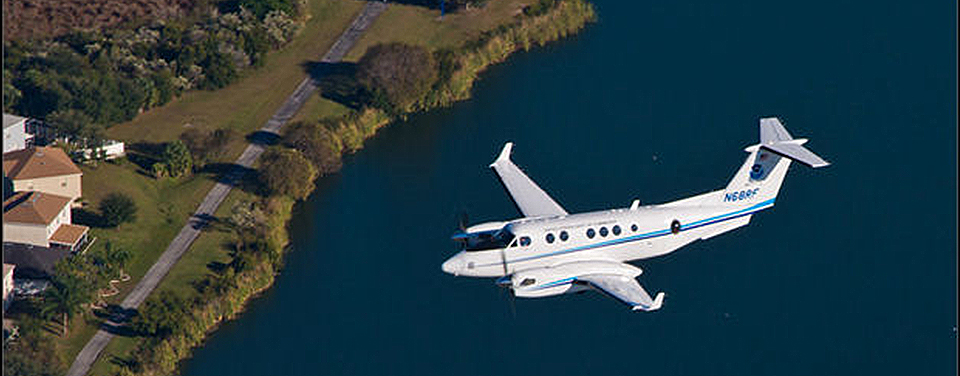
%> input picture Scrips/img1.jpg, 960 x 376 px
$ octave main_full.m   (GNU Octave 9; MATLAB toolbox functions it lacks are replaced by stand-ins)
%> lines starting %> are read from the running program, lines starting %| are printed output that depends on the picture
### Scrips/getImage.m
function[img] = getImage(name, scale)
%> called with name = 'img1.jpg', scale = 2
    img = imread(name);
%> img is the input picture: size 376x960x3 uint8; mean R, G, B 42.6, 63.1, 68.4
    [h, w, c] = size(img);
%> h = 376; w = 960; c = 3
    img = imresize(img, [h/scale, w/scale]);
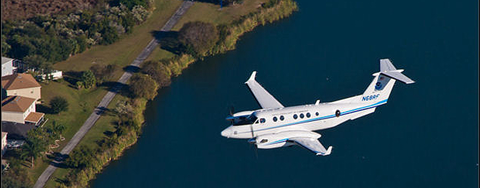
%> img: size 188x480x3 uint8; mean R, G, B 42.6, 63.1, 68.4
end

### Scrips/getSuperPixel.m
function[sp_img, numRows, numCols, N, idx, color, pixelNumList] = getSuperPixel(img, input)
    [L,N] = superpixels(img, input);
    BW = boundarymask(L);
    idx = label2idx(L);

    sp_img = zeros(size(img),'like',img);
    numRows = size(img,1);
    numCols = size(img,2);
    for labelVal = 1:N
        redIdx = idx{labelVal};
        pixelNumList(labelVal, :) = size(redIdx);
        greenIdx = idx{labelVal}+numRows*numCols;
        blueIdx = idx{labelVal}+2*numRows*numCols;
        color(labelVal, :) = [mean(img(redIdx)), mean(img(greenIdx)), mean(img(blueIdx))];
        sp_img = updateImg(sp_img, color, idx, labelVal, 3);
    end
end

### Scrips/updateImg.m
function[img] = updateImg(img, pixelVal, idx, labelVal, channel)
    numRows = size(img,1);
    numCols = size(img,2);
    redIdx = idx{labelVal};
    greenIdx = idx{labelVal}+numRows*numCols;
    blueIdx = idx{labelVal}+2*numRows*numCols;

    if channel ==3
        img(redIdx) = pixelVal(labelVal,1);
        img(greenIdx) = pixelVal(labelVal,2);
        img(blueIdx) = pixelVal(labelVal,3);
    elseif channel == 1
        img(redIdx) = pixelVal(labelVal,1);
    elseif channel == 4
        img(redIdx) = pixelVal(1);
        img(greenIdx) = pixelVal(2);
        img(blueIdx) = pixelVal(2);
    else
        dispy('check image channel.')
    end
end

### Scrips/getSPList.m
function[spList] = getSPList(img, idx, N)
    for labelVal = 1:N
       spList{labelVal} = getCellAt(labelVal, img, idx);
    end
end

function[pixList] = getCellAt(cellIndex, img, idx)
    numRows = size(img,1);
    numCols = size(img,2);
    channel = size(img,3);
    if channel ==3
        redIdx = idx{cellIndex};
        greenIdx = idx{cellIndex}+numRows*numCols;
        blueIdx = idx{cellIndex}+2*numRows*numCols;
        r = img(redIdx);
        g = img(greenIdx);
        b = img(blueIdx);
        pixList = [r, g, b];
    else
        redIdx = idx{cellIndex};
        pixList = img(redIdx);
    end
end

### Scrips/main_full.m
clc, clear, close all
imgIndex = 1  % available imgIndex = 0, 1, 2
superPixelNum = 10000
%% Read an image
if imgIndex == 0
    img = getImage('img0.jpg', 5);
elseif imgIndex == 1
    img = getImage('img1.jpg', 2);
elseif imgIndex == 2
    img = getImage('img2.jpg', 4);
end

img = im2double(img);
%> img: size 188x480x3 double

gray = rgb2gray(img);
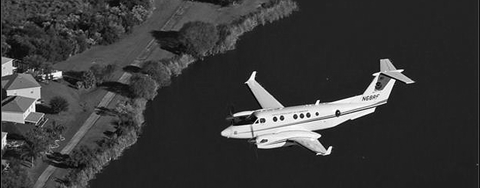
%> gray: size 188x480 double; min 0, max 1, mean 0.226

%% super pixel image
[sp_img, numRows, numCols, N, idx, meanColor, pixelNumList] = getSuperPixel(img, superPixelNum);
%> in getSuperPixel, `[L,N] = superpixels(img, input);`:
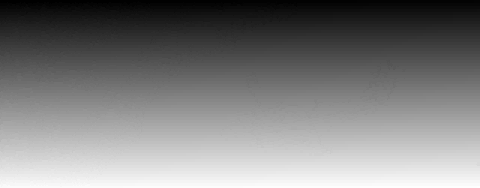
%> L: size 188x480 double; min 1, max 10066, mean 5004.8; drawn with min black and max white
%> in getSuperPixel, `[L,N] = superpixels(img, input);`: N = 10066
%> in getSuperPixel, `BW = boundarymask(L);`:
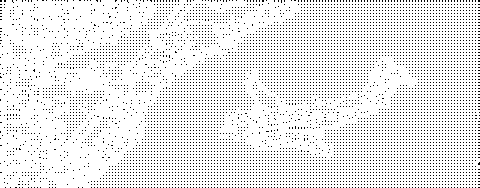
%> BW: size 188x480 logical; 91.6% white; black in thin lines or dots
%> in getSuperPixel, `idx = label2idx(L);`: idx = 10066 items
%> in getSuperPixel, `sp_img = zeros(size(img),'like',img);`: sp_img: size 188x480x3 double; every value is 0
%> the loop in getSuperPixel, `for labelVal = 1:N` made 10066 passes
%> pass 1, in getSuperPixel, `sp_img = updateImg(sp_img, color, idx, labelVal, 3);`:
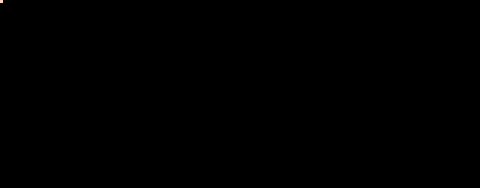
%> sp_img: size 188x480x3 double; mean R, G, B 2.19e-05, 1.83e-05, 1.71e-05; drawn with min black and max white
%> after the loop in getSuperPixel, `for labelVal = 1:N`:
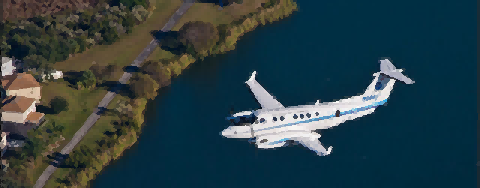
%> sp_img: size 188x480x3 double; mean R, G, B 0.167, 0.248, 0.268; mean of the top-left, top-right, bottom-left and bottom-right quarters 0.236, 0.182, 0.218, 0.275
%> numRows = 188; numCols = 480; N = 10066; idx = 10066 items
% imshow(imoverlay(cd_img,BW,'cyan'))


disp('Generating data for Keras/Tensorflow Optimizer...')
%% lstm data gen --- CD
spList_cd  = getSPList(img, idx, N);
%> the loop in getSPList, `for labelVal = 1:N` made 10066 passes
%> (redIdx in getCellAt, greenIdx in getCellAt, blueIdx in getCellAt, r in getCellAt, g in getCellAt, b in getCellAt) on passes 3 to 4: ([1317; 1318; 1505; 1506; 1507], [91557; 91558; 91745; 91746; 91747], [181797; 181798; 181985; 181986; 181987], [0.322; 0.341; 0.322; 0.404; 0.369], [0.247; 0.255; 0.22; 0.302; 0.259], [0.22; 0.243; 0.2; 0.294; 0.235]), ([1693; 1694; 1695; 1881; 1882; 1883], [91933; 91934; 91935; 92121; 92122; 92123], [182173; 182174; 182175; 182361; 182362; 182363], [0.306; 0.376; 0.322; 0.259; 0.325; 0.42], [0.243; 0.31; 0.239; 0.204; 0.267; 0.306], [0.227; 0.306; 0.176; 0.169; 0.235; 0.294])
min = 99999;
%> (the run ends here)
